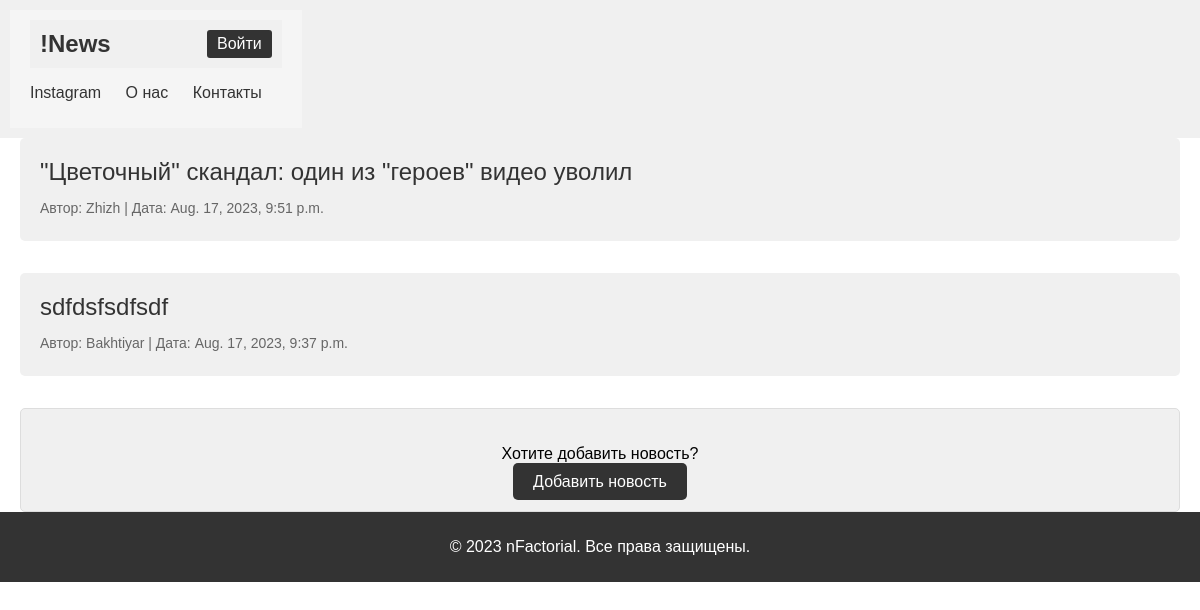
Page /news/ on the committed database.
### news/models.py (models this page shows, shortened)
class News(models.Model):
    author = models.ForeignKey(User, on_delete=models.CASCADE, null=True)
    title = models.TextField(max_length=50)
    content = models.TextField(max_length=200)
    created_at = models.DateTimeField(auto_now_add=True)

### news/views.py (the view)
# urls.py: path('', views.get_news, name='news'),
def get_news(request):
    news = News.objects.order_by("-created_at")
    user_is_moderator = request.user.groups.filter(name='moderators').exists()
    context = {"news": news,
               'user_is_moderator': user_is_moderator,
               }
    return render(request, "news/news.html", context)

### news/templates/news/news.html (shortened to what this page needs)
{% extends "news/base.html" %}
{% block content %}
    <div class="news-list">
        {% for item in news %}
        <div class="news">
            <a class="news-title"href="{% url 'news:get_page' item.id %}">{{ item.title }}</a>
            <p class="news-info">
                Автор: {{ item.author }} | Дата: {{ item.created_at }}
            </p>
        </div>
        {% endfor %}
    </div>
    <div class="add-news-block">
        <p>Хотите добавить новость?</p>
        <a href="{% url 'news:create_news' %}" class="btn-add-news">Добавить новость</a>
    </div>
{% endblock %}

### news/static/news/style.css (style rules this page uses)
body { font-family: Arial, sans-serif; margin: 0; padding: 0; }
.add-news-block { background-color: #f0f0f0; border: 1px solid #ddd; padding: 20px; border-radius: 5px; text-align: center; }
.add-news-block p { margin-bottom: 10px; }
.btn-add-news { background-color: #333; color: white; padding: 10px 20px; font-size: 16px; border-radius: 5px; text-decoration: none; transition: background-color 0.3s ease-in-out; }
.news-list { display: flex; flex-direction: column; }
.news { background-color: #f0f0f0; padding: 20px; border-radius: 5px; }
.news-title { text-decoration: none; color: #333; font-size: 24px; margin-bottom: 10px; }
.news-info { color: #666; font-size: 14px; margin-bottom: 5px; }

### rows in the picture
News: title "\"Цветочный\" скандал: один из \"героев\" видео уволил", author "Zhizh", created_at "Aug. 17, 2023, 9:51 p.m."
News: title "sdfdsfsdfsdf", author "Bakhtiyar", created_at "Aug. 17, 2023, 9:37 p.m."
